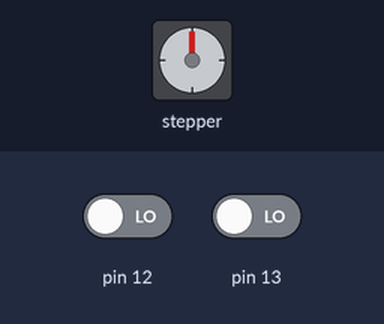
The sketch below on a simulated Arduino Uno, built with avr-gcc and run on an emulated ATmega328P. Shown: stepper motor. The test bench sets the inputs (shaded band); at power-on: pin 12 LOW, pin 13 LOW. Stepper angles assume 2048 steps per turn.

Above: at 1.2 s.
1.3 s: pin 12 driven HIGH
At 1.45 s:
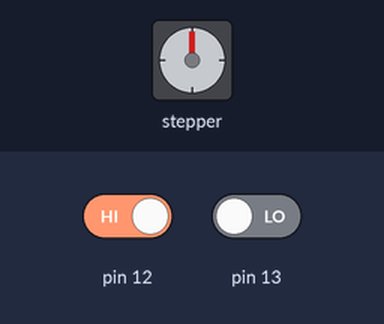
At 2.05 s:
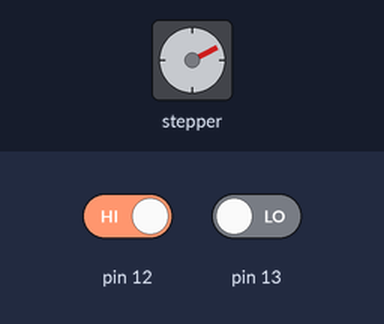
Timing chart, 0 to 16.3 s (numbered marks = the images above; inputs shaded):
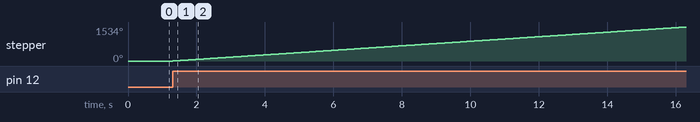

Measured:
- after the input at 1.3 s, stepper: keeps turning clockwise at about 102°/s, starting at once

The sketch:

Stepper_Motor.ino
```cpp
#include "Stepper.h"
int stepsPerRev = 32;

// IN1 - IN4 på pin 8 - 11
Stepper myStepper(stepsPerRev, 8, 10, 9, 11);

void setup() {
  myStepper.setSpeed(1100);
  Serial.begin(9600);
  pinMode(12,INPUT);
  pinMode(13,INPUT);
}

void loop() {
 while (digitalRead(12) == 1) {
  myStepper.step(2048);
 }
 while (digitalRead(13) == 1) {
  myStepper.step(-2048);
 }
}
```
